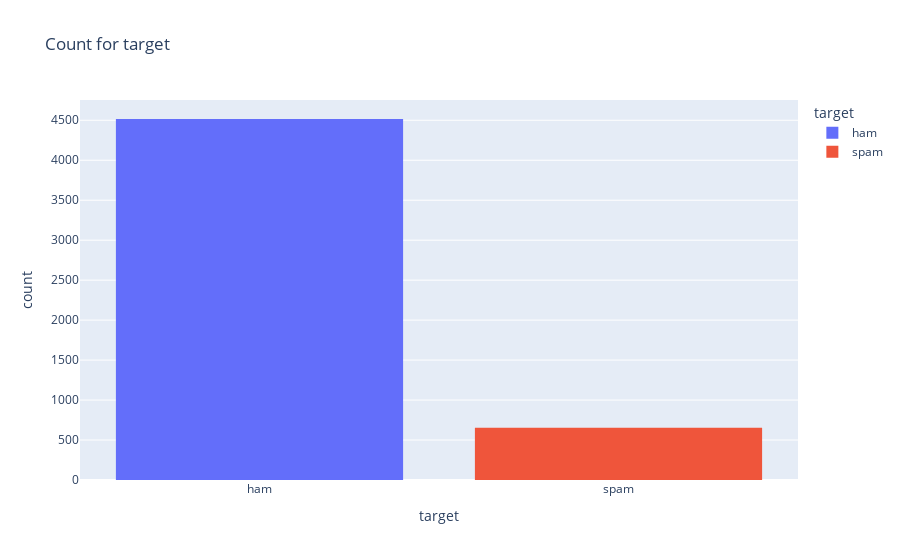

The code cell stored with this chart in its notebook:
### Markdown cell above
There are only two classes. Therefore, we can use very simple mapping function to encode them into numbers. 0 -> ham and 1 -> spam before feeding it into ML Algorithm.

### Code cell
fig = px.histogram(df, x='target', color='target', title='Count for target')
fig.update_layout(bargap=0.2)

### Figure 1 — Plotly figure (JSON) as saved in the notebook; plotly's stock layout.template omitted (floating-point values rounded to 4 significant figures; data arrays with more than 128 entries replaced by an {"elided": "..."} marker saying what was removed)
{"data": [{"alignmentgroup": "True", "bingroup": "x", "hovertemplate": "target=%{x}<br>count=%{y}<extra></extra>", "legendgroup": "ham", "marker": {"color": "#636efa", "pattern": {"shape": ""}}, "name": "ham", "offsetgroup": "ham", "orientation": "v", "showlegend": true, "type": "histogram", "x": {"elided": "4516 str values"}, "xaxis": "x", "yaxis": "y"}, {"alignmentgroup": "True", "bingroup": "x", "hovertemplate": "target=%{x}<br>count=%{y}<extra></extra>", "legendgroup": "spam", "marker": {"color": "#EF553B", "pattern": {"shape": ""}}, "name": "spam", "offsetgroup": "spam", "orientation": "v", "showlegend": true, "type": "histogram", "x": {"elided": "653 str values"}, "xaxis": "x", "yaxis": "y"}], "layout": {"bargap": 0.2, "barmode": "relative", "legend": {"title": {"text": "target"}, "tracegroupgap": 0}, "title": {"text": "Count for target"}, "xaxis": {"anchor": "y", "categoryarray": ["ham", "spam"], "categoryorder": "array", "domain": [0, 1], "title": {"text": "target"}}, "yaxis": {"anchor": "x", "domain": [0, 1], "title": {"text": "count"}}}}
